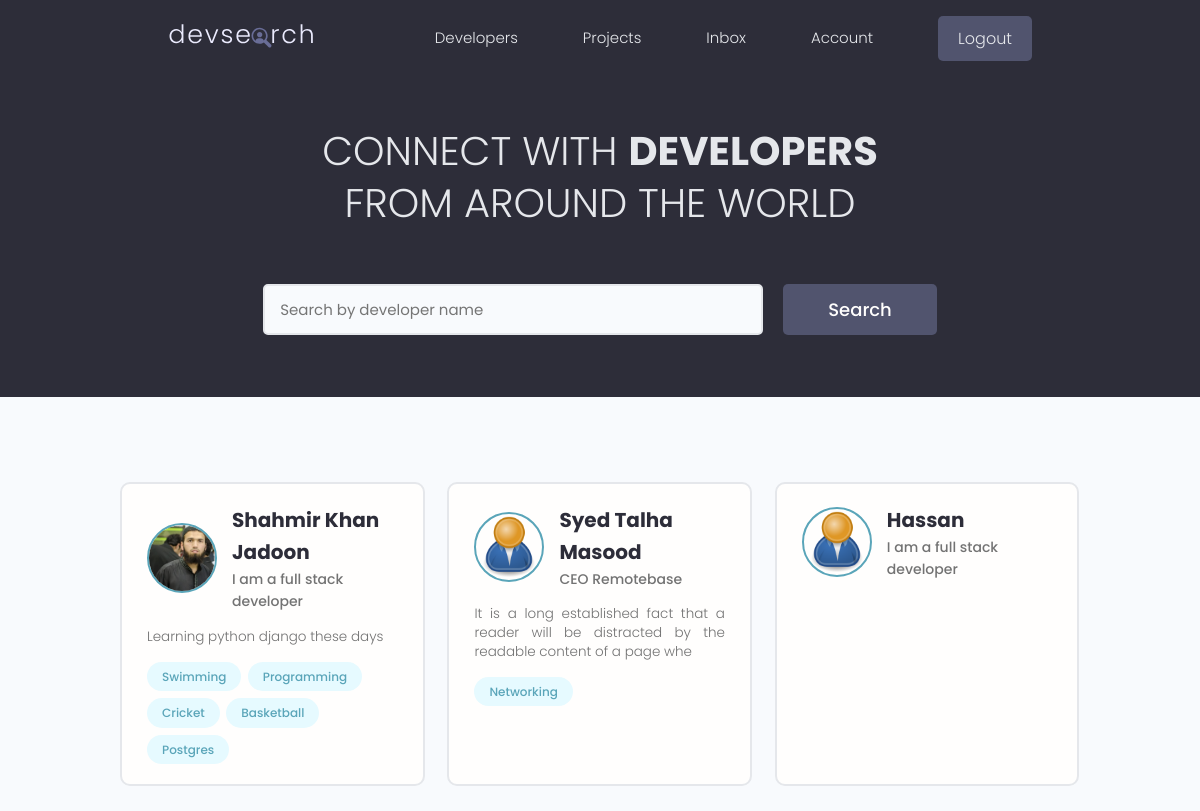
The app's page / (signed in) with its own data.
### users/models.py (models this page shows, shortened)
class Profile(models.Model):
  user = models.OneToOneField(User, on_delete=models.CASCADE, null=True, blank=True)
  name = models.CharField(max_length=200, null=True, blank=True)
  email = models.EmailField(max_length=500, null=True, blank=True)
  username = models.CharField(max_length=200, null=True, blank=True)
  location = models.CharField(max_length=200, null=True, blank=True)
  short_intro = models.CharField(max_length=200, null=True, blank=True)
  bio = models.TextField(blank=True, null=True)
  profile_image = models.ImageField(null=True, blank=True, upload_to='profiles/', default='profiles/user-default.png')
  social_github = models.CharField(max_length=200, null=True, blank=True)
  social_twitter = models.CharField(max_length=200, null=True, blank=True)
  social_linkedin = models.CharField(max_length=200, null=True, blank=True)
  social_youtube = models.CharField(max_length=200, null=True, blank=True)
  social_website = models.CharField(max_length=200, null=True, blank=True)
  id = models.UUIDField(default=uuid.uuid4, unique=True, primary_key=True, editable=False)
  created = models.DateTimeField(auto_now_add=True)

class Skill(models.Model):
  owner = models.ForeignKey(Profile, on_delete=models.CASCADE, null=True, blank=True)
  name = models.CharField(max_length=200, null=True, blank=True)
  description = models.TextField(null=True, blank=True)
  id = models.UUIDField(default=uuid.uuid4, unique=True, primary_key=True, editable=False)
  created = models.DateTimeField(auto_now_add=True)

### users/views.py (the view)
# urls.py: path("", views.profiles, name="profiles"),
def profiles(request):
    profiles = Profile.objects.all()
    context = {
        'profiles': profiles
    }
    return render(request, 'users/profiles.html', context)

### users/templates/users/profiles.html (shortened to what this page needs)
{% extends "main.html" %}
{% block content %}
  <main class="home">
    <section class="hero-section text-center">
      <div class="container container--narrow">
        <div class="hero-section__box">
          <h2>CONNECT WITH <span>DEVELOPERS</span></h2>
          <h2>FROM AROUND THE WORLD</h2>
        </div>
        <div class="hero-section__search">
          <form class="form" action="#" method="get">
            <div class="form__field">
              <input class="input input--text" id="formInput#search" type="text" name="text"
                placeholder="Search by developer name" />
            </div>
            <input class="btn btn--sub btn--lg" type="submit" value="Search" />
          </form>
        </div>
      </div>
    </section>
    <section class="devlist">
      <div class="container">
        <div class="grid grid--three">
          {% for profile in profiles %}
            <div class="column card">
              <div class="dev">
                <a href="{% url "user-profile" profile.id %}" class="card__body">
                  <div class="dev__profile">
                    <img class="avatar avatar--md" src="{{ profile.profile_image.url }}" alt="image" />
                    <div class="dev__meta">
                      <h3>{{ profile.name }}</h3>
                      <h5>{{ profile.short_intro|slice:":50" }}</h5>
                    </div>
                  </div>
                  <p class="dev__info">
                    {{ profile.bio|slice:":100" }}
                  </p>
                  <div class="dev__skills">
                    {% for skill in profile.skill_set.all|slice:"5"  %}
                      <span class="tag tag--pill tag--main">
                        <small>{{ skill.name }}</small>
                      </span>
                    {% endfor %}
                  </div>
                </a>
              </div>
            </div>
          {% endfor %}
        </div>
      </div>
    </section>
  </main>
{% endblock  %}

### static/styles/app.css (style rules this page uses)
:root { --color-sub: #2d2d39; }
.btn--sub { background-color: var(--color-sub-light); }
.card { border: 2px solid var(--color-light); }
img { width: 100%; }
.hero-section { height: 40vh; display: flex; align-items: center; background-color: var(--color-sub); }
.hero-section__box { margin-bottom: 4rem; }
.hero-section__box > h2, .hero-section__box > h2 > span { font-size: 4rem; color: var(--color-light); line-height: 1.3; text-transform: uppercase; }
.hero-section__box > h2 { font-weight: 300; }
.hero-section__box > h2 > span { font-weight: 700; }
.hero-section__search > .form { display: flex; align-items: center; justify-content: center; gap: 2rem; }
.hero-section__search > .form input.input--text { width: 50rem; }
.devlist { margin-top: 8rem; }
.devlist .grid { align-items: stretch; }
.devlist .dev .dev__profile { display: flex; align-items: center; gap: 1.5rem; }
.devlist .dev .dev__meta h3 { color: var(--color-sub); font-size: 2rem; font-weight: 700; }
.devlist .dev .dev__meta h5 { color: var(--color-text); font-size: 1.4rem; font-weight: 500; }
.devlist .dev .dev__info { margin: 1.5rem 0; font-size: 1.35rem; line-height: 1.4; text-align: justify; }

### static/uikit/styles/modules/_variables.css (style rules this page uses)
:root { --color-main: #5aa5b9; --color-main-light: #e6faff; --color-sub: #3f4156; --color-sub-light: #51546e; --color-sub-lighter: #ededfd; --color-text: #737373; --color-gray: #8b8b8b; --color-light: #e5e7eb; --color-light-gray: #767676; --color-bg: #f8fafd; --color-white: #fffefd; --color-white-light: #f3f3f3; --color-success: #359e64; --color-success-bg: #def8e8; --color-error: #fc4b0b; --color-error-bg: #fff2ee; --font-base: 'Poppins', arial, helvetica, 'Segoe UI', roboto, ubuntu, sans-serif; --font-monospace: 'Fira Code', 'Courier New', courier, monospace; --font-regular: 300; --font-medium: 500; --font-bold: 700; --generic-shadow: 1px 1px 5px #00000010; --generic-transition: all 0.3s ease-in-out; }

### static/uikit/styles/modules/_base.css (style rules this page uses)
* { margin: 0; padding: 0; box-sizing: border-box; text-rendering: optimizeLegibility; color: inherit; font-size: inherit; }
html { font-size: 50%; }
@media only screen and (min-width: 480px) { html { font-size: 56.25%; } }
@media only screen and (min-width: 1200px) { html { font-size: 62.5%; } }
body { line-height: 1.6; font-weight: 400; font-size: 1.5rem; color: var(--color-text); background-color: var(--color-bg); min-height: 100vh; }

### static/uikit/styles/modules/_typography.css (style rules this page uses)
* { font-family: var(--font-base); }
h2 { font-size: 3.6rem; font-weight: var(--font-bold); }
h3 { font-size: 3.2rem; font-weight: var(--font-medium); }
h5 { font-size: 2.4rem; font-weight: var(--font-medium); }
h5, h6 { font-weight: var(--font-regular); }
p, span, strong { font-size: 1.6rem; color: var(--color-text); font-weight: var(--font-regular); }
a { padding-bottom: 2px; text-decoration: none; display: inline-block; color: var(--color-main); font-weight: var(--font-medium); }

### static/uikit/styles/modules/_utilities.css (style rules this page uses)
.container { width: 92%; max-width: 165rem; margin: 0 auto; box-sizing: border-box; }
.container--narrow { width: 92%; max-width: 120rem; }
@media screen and (min-width: 1000px) { .container { width: 90%; } }
@media screen and (min-width: 1000px) { .container--narrow { width: 85%; } }
@media screen and (min-width: 1200px) { .container { width: 80%; } }
@media screen and (min-width: 1200px) { .container--narrow { width: 72%; } }
.text-center { text-align: center; }

### static/uikit/styles/modules/_avatar.css (style rules this page uses)
.avatar { border-radius: 50%; border: 2px solid var(--color-main); object-fit: cover; }
.avatar--md { height: 7rem; width: 7rem; }

### static/uikit/styles/modules/_button.css (style rules this page uses)
.btn { display: inline-block; position: relative; cursor: pointer; background-color: var(--color-light); font-weight: var(--font-medium); color: var(--color-sub); text-decoration: none; padding: 1rem 2rem; border-radius: 0.5rem; border: none; width: -webkit-fit-content; width: -moz-fit-content; width: fit-content; height: -webkit-fit-content; height: -moz-fit-content; height: fit-content; font-size: 1.6rem; outline-width: 0; outline-color: transparent; -webkit-backface-visibility: hidden; backface-visibility: hidden; transition: all 0.3s ease-in-out; }
.btn--sub { background-color: var(--color-sub); color: var(--color-white); }
.btn--lg { font-size: 1.8rem; padding: 1.2rem 4.5rem; }

### static/uikit/styles/modules/_card.css (style rules this page uses)
.card { border-radius: 1rem; background-color: var(--color-white); border: 1.5px solid var(--color-light); width: auto; height: auto; margin-top: 0.5rem; margin-bottom: 0.5rem; overflow: hidden; }
.card__body, .card__header { padding: 2rem 2.5rem; }

### records on screen
Profile: profile_image (picture), name "Shahmir Khan Jadoon", short_intro "I am a full stack developer", bio "Learning python django these days"
Skill: name "Swimming"
Skill: name "Programming"
Skill: name "Cricket"
Skill: name "Basketball"
Skill: name "Postgres"
Profile: profile_image (placeholder picture), name "Syed Talha Masood", short_intro "CEO Remotebase", bio "It is a long established fact that a reader will be distracted by the readable content of a page whe"
Skill: name "Networking"
Profile: profile_image (placeholder picture), name "Hassan", short_intro "I am a full stack developer"
